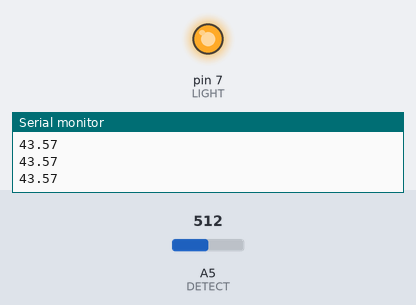
The sketch below on a simulated Arduino Uno, built with avr-gcc and run on an emulated ATmega328P. On the bench: output pins drawn as LEDs (lit = HIGH), the last lines printed to the serial monitor. Inputs (shaded band) come from the test bench; at power-on: A5 (DETECT) = 512.

Above: at 1.8 s.
1.9 s: A5 (DETECT) set to 793
3.4 s: A5 (DETECT) set to 814
At 4.7 s:
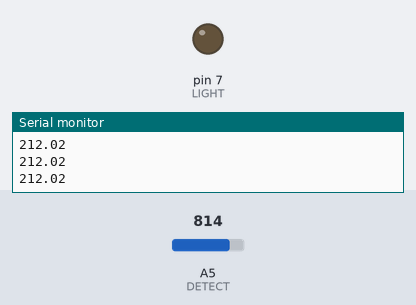
5.0 s: A5 (DETECT) set to 716
At 6.0 s:
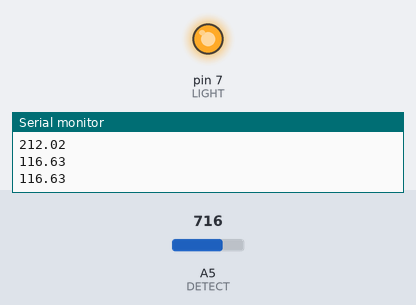
6.5 s: A5 (DETECT) set to 900
At 7.2 s:
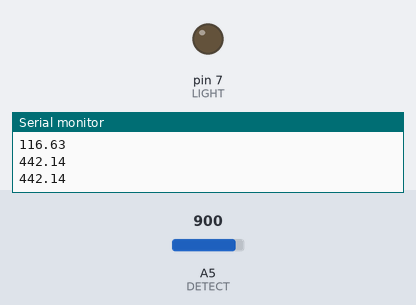
Timing chart, 0 to 9.0 s (numbered marks = the images above; inputs shaded):
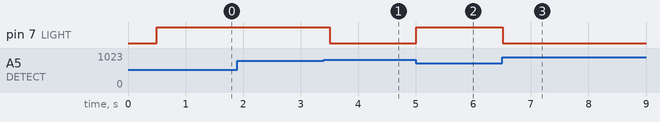

The sketch:

Test-LDR.ino
```cpp
//User configuration for Arduino PIN number
#define DETECT 			(A5)
#define LIGHT				(7)

//User configuration for Light Intensity
#define NIGHT_THRESHOLD		(200)	//Lux - 200

#define MAX_ADC_READING		(1023)			/* Max ADC level for Arduino 10-bit ADC */
#define ADC_REF_VOLTAGE		(5.0)			/* Max Analog Voltage used in Arduino */
#define REF_RESISTANCE		(5000)			/* 5KOhm Resistor used in circuit */
#define LUX_CALC_SCALAR		(889985.88)		/* Lux Scalar */
#define LUX_CALC_EXPONENT	(-1.16552)		/* Lux Exponent */

// defines variables
int dataRaw = 0;
float dataLux = 0;

void setup() {
	/* User defined declaration */
	pinMode(DETECT, INPUT);
	pinMode(LIGHT, OUTPUT);
	digitalWrite(LIGHT, LOW);

	Serial.begin(115200);
	/* Testing only*/
	Serial.println("Hello OSEK-Arduino!");
}
void loop() {
	float resistorVoltage;
	float ldrVoltage;
	float ldrResistance;

	delay(500);					//Slow down loop to 500ms interval

	/* read in LDR voltage level */
	dataRaw = analogRead(DETECT);

	/* Convert voltage level to Lux data */
	resistorVoltage = (float) dataRaw / MAX_ADC_READING * ADC_REF_VOLTAGE;
	ldrVoltage = ADC_REF_VOLTAGE - resistorVoltage;
	ldrResistance = ldrVoltage/resistorVoltage * REF_RESISTANCE;  // REF_RESISTANCE is 5 kohm
	dataLux = LUX_CALC_SCALAR * pow(ldrResistance, LUX_CALC_EXPONENT);
	Serial.println(dataLux);

	/* check Lux data and switch on LIGHT */
	if (dataLux < NIGHT_THRESHOLD)
	{
		digitalWrite(LIGHT, HIGH);
	}
	else
	{
		digitalWrite(LIGHT, LOW);
	}
}
```

Measured:
- the behaviour switches between 805 and 806 on A5 (DETECT) (found by bisection; images 0 and 1)
- after the input at 3.4 s, pin 7 (LIGHT): HIGH → LOW after 0.11 s
- after the input at 5.0 s, pin 7 (LIGHT): LOW → HIGH at once
- after the input at 6.5 s, pin 7 (LIGHT): HIGH → LOW at once
